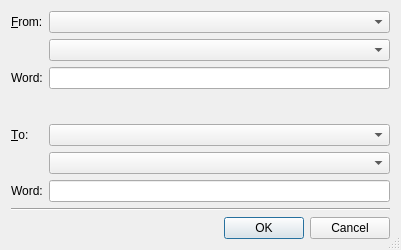
<?xml version="1.0" encoding="UTF-8"?>
<ui version="4.0">
 <class>AddTranslationDialog</class>
 <widget class="QDialog" name="AddTranslationDialog">
  <property name="geometry">
   <rect>
    <x>0</x>
    <y>0</y>
    <width>401</width>
    <height>250</height>
   </rect>
  </property>
  <property name="windowTitle">
   <string>Add Translation:</string>
  </property>
  <property name="sizeGripEnabled">
   <bool>true</bool>
  </property>
  <layout class="QVBoxLayout" name="verticalLayout_2">
   <item>
    <layout class="QVBoxLayout" name="m_vertical_layout">
     <item>
      <layout class="QGridLayout" name="m_grid_layout">
       <item row="4" column="1">
        <widget class="QComboBox" name="m_cb_2_language"/>
       </item>
       <item row="3" column="1">
        <spacer name="m_vertical_spacer">
         <property name="orientation">
          <enum>Qt::Vertical</enum>
         </property>
         <property name="sizeHint" stdset="0">
          <size>
           <width>20</width>
           <height>40</height>
          </size>
         </property>
        </spacer>
       </item>
       <item row="1" column="1">
        <widget class="QComboBox" name="m_cb_1_word_type"/>
       </item>
       <item row="2" column="0">
        <widget class="QLabel" name="m_la_word_1">
         <property name="text">
          <string>Word:</string>
         </property>
         <property name="buddy">
          <cstring>m_le_word_1</cstring>
         </property>
        </widget>
       </item>
       <item row="0" column="1">
        <widget class="QComboBox" name="m_cb_1_language"/>
       </item>
       <item row="6" column="0">
        <widget class="QLabel" name="m_la_word_2">
         <property name="text">
          <string>Word:</string>
         </property>
         <property name="buddy">
          <cstring>m_le_word_2</cstring>
         </property>
        </widget>
       </item>
       <item row="2" column="1">
        <widget class="QLineEdit" name="m_le_word_1"/>
       </item>
       <item row="6" column="1">
        <widget class="QLineEdit" name="m_le_word_2"/>
       </item>
       <item row="5" column="1">
        <widget class="QComboBox" name="m_cb_2_word_type"/>
       </item>
       <item row="0" column="0">
        <widget class="QLabel" name="m_la_language_1">
         <property name="text">
          <string>&amp;From:</string>
         </property>
         <property name="buddy">
          <cstring>m_cb_1_language</cstring>
         </property>
        </widget>
       </item>
       <item row="4" column="0">
        <widget class="QLabel" name="m_la_language_2">
         <property name="text">
          <string>&amp;To:</string>
         </property>
         <property name="buddy">
          <cstring>m_cb_2_language</cstring>
         </property>
        </widget>
       </item>
      </layout>
     </item>
     <item>
      <widget class="Line" name="m_horizontal_line">
       <property name="orientation">
        <enum>Qt::Horizontal</enum>
       </property>
      </widget>
     </item>
     <item>
      <widget class="QDialogButtonBox" name="m_button_box">
       <property name="orientation">
        <enum>Qt::Horizontal</enum>
       </property>
       <property name="standardButtons">
        <set>QDialogButtonBox::Cancel|QDialogButtonBox::Ok</set>
       </property>
      </widget>
     </item>
    </layout>
   </item>
  </layout>
 </widget>
 <tabstops>
  <tabstop>m_cb_1_language</tabstop>
  <tabstop>m_cb_1_word_type</tabstop>
  <tabstop>m_le_word_1</tabstop>
  <tabstop>m_cb_2_language</tabstop>
  <tabstop>m_cb_2_word_type</tabstop>
  <tabstop>m_le_word_2</tabstop>
  <tabstop>m_button_box</tabstop>
 </tabstops>
 <resources/>
 <connections>
  <connection>
   <sender>m_button_box</sender>
   <signal>accepted()</signal>
   <receiver>AddTranslationDialog</receiver>
   <slot>accept()</slot>
   <hints>
    <hint type="sourcelabel">
     <x>229</x>
     <y>320</y>
    </hint>
    <hint type="destinationlabel">
     <x>157</x>
     <y>274</y>
    </hint>
   </hints>
  </connection>
  <connection>
   <sender>m_button_box</sender>
   <signal>rejected()</signal>
   <receiver>AddTranslationDialog</receiver>
   <slot>reject()</slot>
   <hints>
    <hint type="sourcelabel">
     <x>297</x>
     <y>326</y>
    </hint>
    <hint type="destinationlabel">
     <x>286</x>
     <y>274</y>
    </hint>
   </hints>
  </connection>
 </connections>
</ui>
